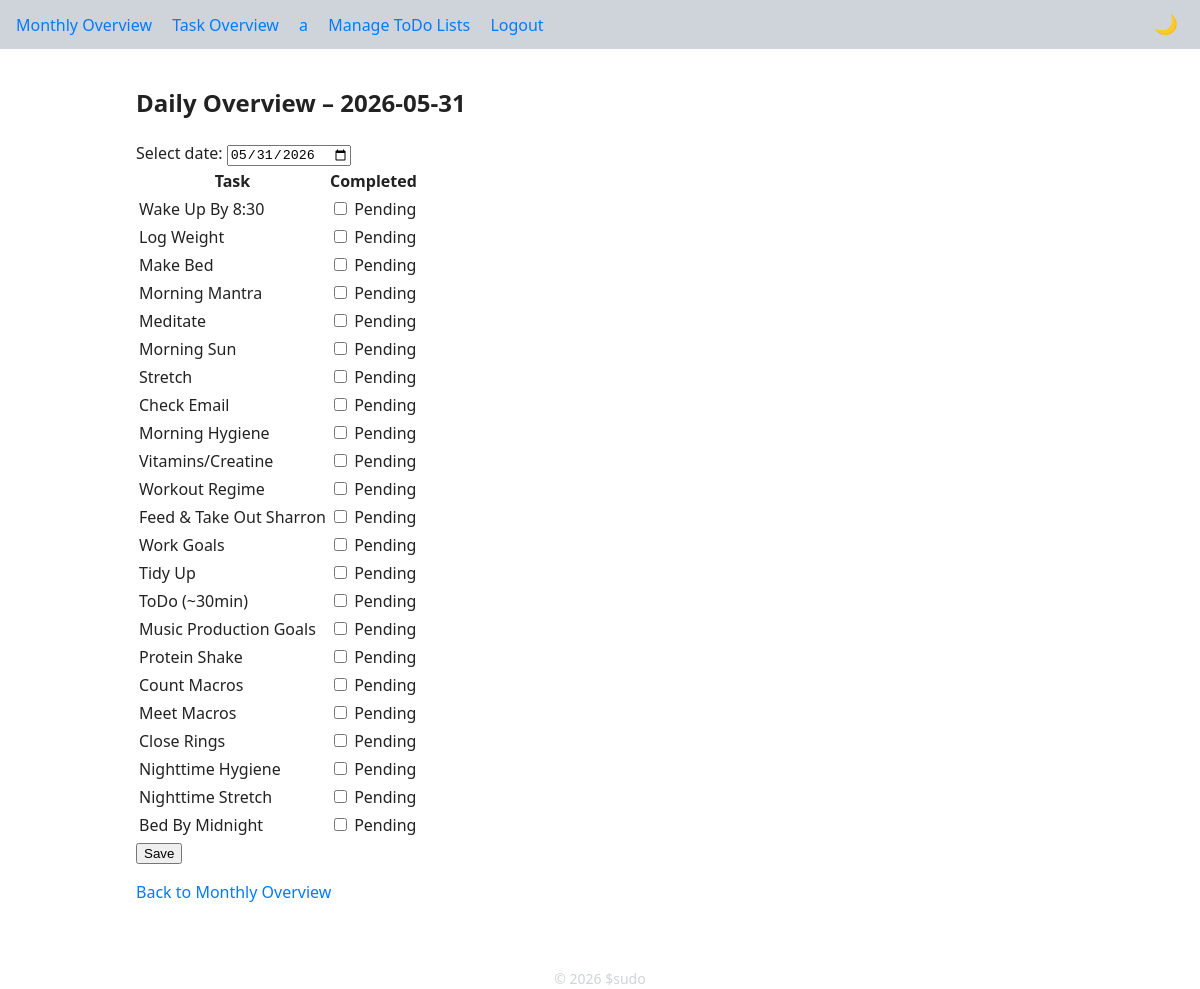
The app's page /daily (signed in) with its own data.
### app/models.py (models this page shows)
class TodoList(db.Model):
    __tablename__ = 'todo_lists'
    id = db.Column(db.Integer, primary_key=True)
    user_id = db.Column(db.Integer, db.ForeignKey('users.id'), nullable=False)
    name = db.Column(db.String(200), nullable=False)
    items = db.relationship(
        'TodoItem',
        backref='todo_list',
        lazy='dynamic',
        cascade='all, delete-orphan',
    )

class TaskList(db.Model):
    __tablename__ = 'task_lists'
    id = db.Column(db.Integer, primary_key=True)
    user_id = db.Column(db.Integer, db.ForeignKey('users.id'), nullable=False)
    name = db.Column(db.String(200), nullable=False)
    position = db.Column(db.Integer, nullable=False, default=0)
    start_date = db.Column(db.Date, nullable=False)  # <-- new
    end_date = db.Column(db.Date, nullable=True)     # <-- new

### app/routes/tasks.py (the view, shortened to what this page needs)
@bp.route("/daily", methods=["GET", "POST"])
@login_required
def daily():
    date_str = request.args.get("date")
    if not date_str:
        date_str = date.today().isoformat()
    try:
        date.fromisoformat(date_str)
    except ValueError:
        return redirect(url_for("main.monthly"))
    statuses = get_daily_status(current_user, date_str)
    day_obj = date.fromisoformat(date_str)
    active_tasks = (
        TaskList.query.filter_by(user_id=current_user.id)
        .filter(TaskList.start_date <= day_obj)
        .filter(
            (TaskList.end_date == None) | (TaskList.end_date > day_obj)
        )
        .order_by(TaskList.position)
        .all()
    )
    task_names = [t.name for t in active_tasks]
    return render_template(
        "tasks/daily.html",
        date=date_str,
        tasks=task_names,
        statuses=statuses,
    )

### app/helpers.py (called while the page is built)
def get_daily_status(user, date_str):
    day_obj = date.fromisoformat(date_str)
    tasks = (
        TaskList.query.filter_by(user_id=user.id)
        .filter(TaskList.start_date <= day_obj)
        .filter((TaskList.end_date == None) | (TaskList.end_date > day_obj))
        .order_by(TaskList.position)
        .all()
    )
    status_map = {t.name: False for t in tasks}
    for dt in DailyTask.query.filter_by(user_id=user.id, date=day_obj).all():
        task_name = TaskList.query.get(dt.task_id).name
        status_map[task_name] = dt.status
    return status_map

### app/models.py (called while the page is built)
@login_manager.user_loader
def load_user(user_id: str):
    return User.query.get(int(user_id))

### app/templates/tasks/daily.html (shortened to what this page needs)
{% extends "base.html" %}
{% block content %}
<h2>Daily Overview – {{ date }}</h2>
<form method="get" action="{{ url_for('main.daily') }}">
    <label for="date-select">Select date:</label>
    <input type="date" id="date-select" name="date" value="{{ date }}" onchange="this.form.submit()">
</form>
<form method="post" action="{{ url_for('main.daily', date=date) }}">
    <table class="task-table">
        <thead>
            <tr>
                <th>Task</th>
                <th>Completed</th>
            </tr>
        </thead>
        <tbody>
            {% for task in tasks %}
            <tr>
                <td>{{ task }}</td>
                <td>
                    <input type="checkbox" name="task_{{ loop.index0 }}"
                           id="task_{{ loop.index0 }}"
                           {% if statuses[task] %}checked{% endif %}>
                    <label for="task_{{ loop.index0 }}">
                        {% if statuses[task] %}Done{% else %}Pending{% endif %}
                    </label>
                </td>
            </tr>
            {% endfor %}
        </tbody>
    </table>
    <button type="submit">Save</button>
</form>
<p><a href="{{ url_for('main.monthly') }}">Back to Monthly Overview</a></p>
{% endblock %}

### app/templates/base.html (shortened to what this page needs)
<!DOCTYPE html>
<html lang="en" data-theme="light">
<head>
  <link rel="stylesheet" href="{{ url_for('static', filename='css/style.css') }}">
</head>
<body>
  <nav class="navbar">
    <div class="nav-left">
      {% if current_user.is_authenticated %}
        <a href="{{ url_for('main.monthly') }}">Monthly Overview</a>
        <a href="{{ url_for('main.task_overview') }}">Task Overview</a>
        {% for todo in todo_lists %}
          <a href="{{ url_for('main.todolist', list_id=todo.id) }}">{{ todo.name }}</a>
        {% endfor %}
        <a href="{{ url_for('main.todolists') }}">Manage ToDo Lists</a>
        <a href="{{ url_for('main.logout') }}">Logout</a>
      {% else %}
        <a href="{{ url_for('main.login') }}">Login</a>
        <a href="{{ url_for('main.register') }}">Register</a>
      {% endif %}
    </div>
    <div class="nav-right">
      <button id="theme-toggle" class="theme-toggle" title="Toggle light/dark theme">🌙</button>
    </div>
  </nav>
  {% block wrapper %}
    <div class="container">{% block content %}{% endblock %}</div>
  {% endblock %}
  <footer>
    © {{ current_year }} $sudo
  </footer>
</body>
</html>

### app/static/css/style.css (style rules this page uses)
:root { --bg: #ffffff; --text: #222222; --accent: #007bff; --danger: #dc3545; --success: #28a745; --warning: #ffc107; --border: #ced4da; --border-radius: 4px; --font-family: system-ui, sans-serif; }
html, body { margin: 0; padding: 0; font-family: var(--font-family); background: var(--bg); color: var(--text); line-height: 1.5; }
*, *::before, *::after { box-sizing: border-box; }
a { color: var(--accent); text-decoration: none; }
.navbar { display: flex; justify-content: space-between; align-items: center; padding: .75rem 1rem; background: var(--border); }
.nav-left a { margin-right: 1rem; }
.theme-toggle { background: none; border: none; font-size: 1.2rem; cursor: pointer; color: var(--text); }
.container { max-width: 960px; margin: 0 auto; padding: 1rem; }
footer { text-align: center; margin-top: 2rem; color: var(--border); font-size: .875rem; }

### records on screen
TodoList: name "a"
TaskList: name "Wake Up By 8:30", shows "Pending"
TaskList: name "Log Weight", shows "Pending"
TaskList: name "Make Bed", shows "Pending"
TaskList: name "Morning Mantra", shows "Pending"
TaskList: name "Meditate", shows "Pending"
TaskList: name "Morning Sun", shows "Pending"
TaskList: name "Stretch", shows "Pending"
TaskList: name "Check Email", shows "Pending"
TaskList: name "Morning Hygiene", shows "Pending"
TaskList: name "Vitamins/Creatine", shows "Pending"
TaskList: name "Workout Regime", shows "Pending"
TaskList: name "Feed & Take Out Sharron", shows "Pending"
TaskList: name "Work Goals", shows "Pending"
TaskList: name "Tidy Up", shows "Pending"
TaskList: name "ToDo (~30min)", shows "Pending"
TaskList: name "Music Production Goals", shows "Pending"
TaskList: name "Protein Shake", shows "Pending"
TaskList: name "Count Macros", shows "Pending"
TaskList: name "Meet Macros", shows "Pending"
TaskList: name "Close Rings", shows "Pending"
TaskList: name "Nighttime Hygiene", shows "Pending"
TaskList: name "Nighttime Stretch", shows "Pending"
TaskList: name "Bed By Midnight", shows "Pending"

### other values on screen
{{ date }} "2026-05-31"
{{ current_year }} "2026"
